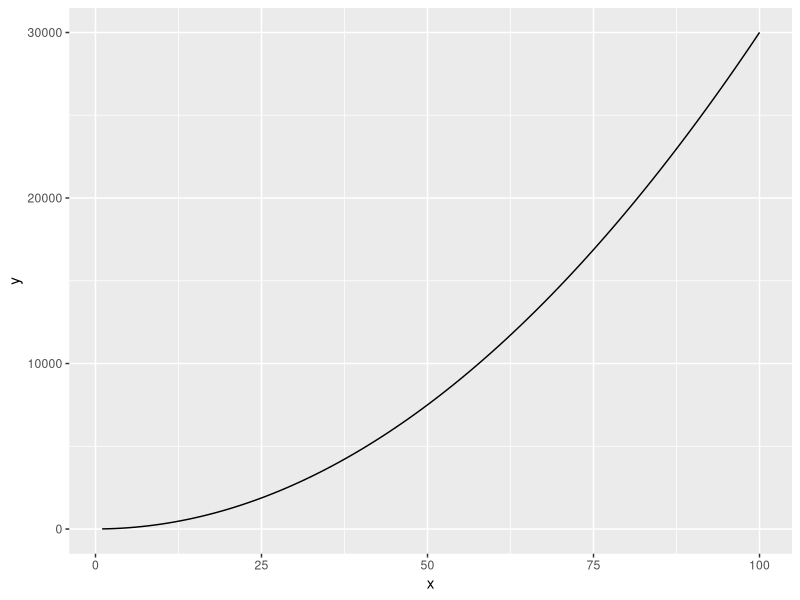

This figure's R source:
## ---- chunk 1
library(tidyverse)
library(palmerpenguins)
## ---- chunk 2
fx = function(x) {
  3*x^2 + 4
}
ggplot(data.frame(x=c(1,100)),aes(x=x)) + geom_function(fun=fx)
## ---- chunk 3

fxyz = expression(2 * x * y + 3 * (x ^ 2) * (z ^ 3))
dfdy = D(fxyz, 'y')

